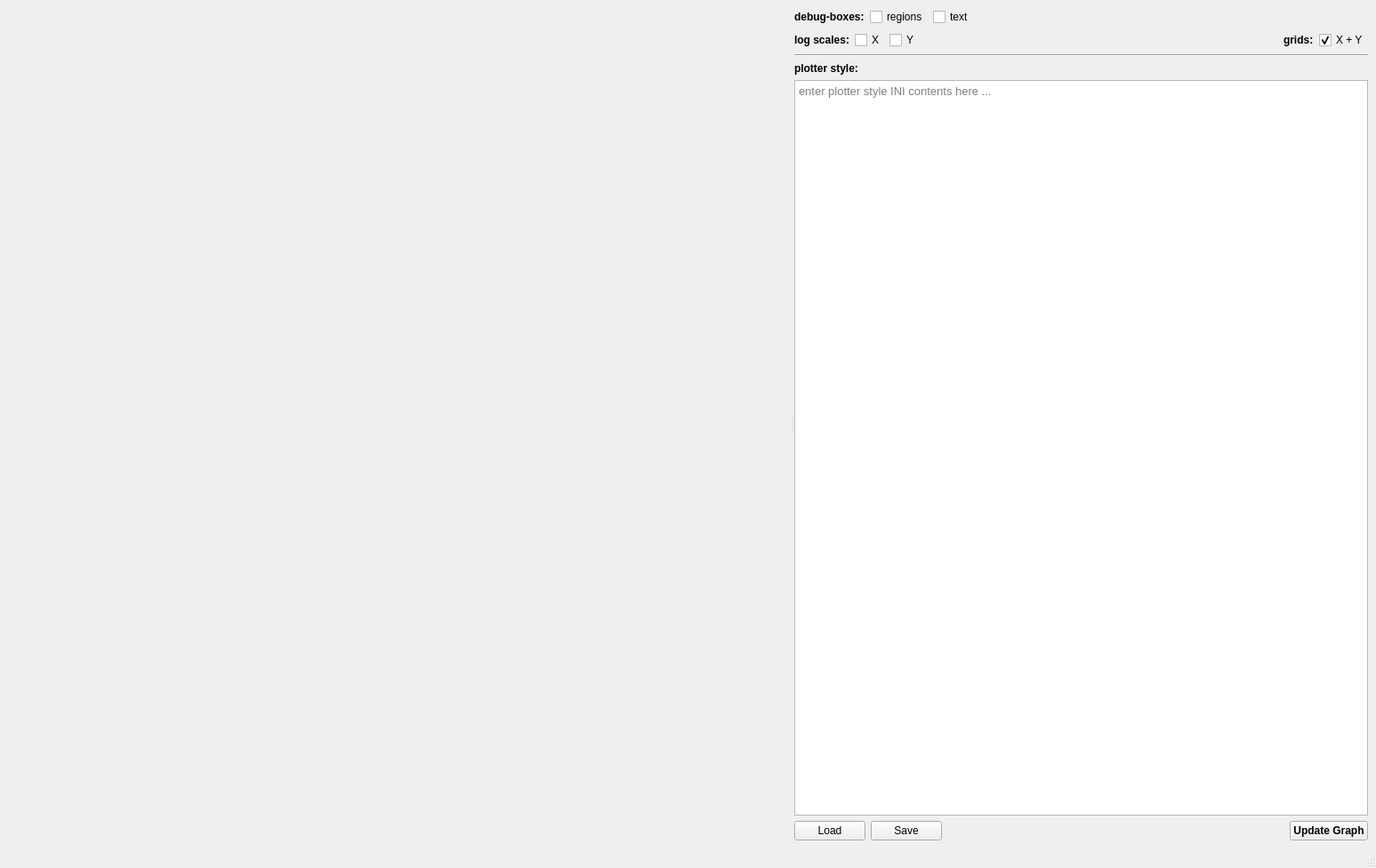
<?xml version="1.0" encoding="UTF-8"?>
<ui version="4.0">
 <class>TestStyling</class>
 <widget class="QMainWindow" name="TestStyling">
  <property name="geometry">
   <rect>
    <x>0</x>
    <y>0</y>
    <width>1547</width>
    <height>976</height>
   </rect>
  </property>
  <property name="windowTitle">
   <string>1: Tutorial/TestApp: JKQTPlotter Styling</string>
  </property>
  <widget class="QWidget" name="centralwidget">
   <layout class="QHBoxLayout" name="horizontalLayout_2">
    <item>
     <widget class="QSplitter" name="splitter">
      <property name="orientation">
       <enum>Qt::Horizontal</enum>
      </property>
      <property name="childrenCollapsible">
       <bool>false</bool>
      </property>
      <widget class="QWidget" name="layoutWidget_2" native="true">
       <layout class="QGridLayout" name="gridLayout_2">
        <item row="1" column="2">
         <widget class="JKQTPlotter" name="plot7" native="true"/>
        </item>
        <item row="0" column="1">
         <widget class="JKQTPlotter" name="plot2" native="true">
          <property name="minimumSize">
           <size>
            <width>200</width>
            <height>0</height>
           </size>
          </property>
         </widget>
        </item>
        <item row="0" column="2">
         <widget class="JKQTPlotter" name="plot3" native="true"/>
        </item>
        <item row="1" column="1">
         <widget class="JKQTPlotter" name="plot6" native="true"/>
        </item>
        <item row="0" column="0">
         <widget class="JKQTPlotter" name="plot1" native="true">
          <property name="minimumSize">
           <size>
            <width>200</width>
            <height>0</height>
           </size>
          </property>
         </widget>
        </item>
        <item row="1" column="0">
         <widget class="JKQTPlotter" name="plot5" native="true"/>
        </item>
        <item row="0" column="3">
         <widget class="JKQTPlotter" name="plot4" native="true"/>
        </item>
        <item row="1" column="3">
         <widget class="JKQTPlotter" name="plot8" native="true"/>
        </item>
       </layout>
      </widget>
      <widget class="QWidget" name="layoutWidget">
       <layout class="QVBoxLayout" name="verticalLayout">
        <item>
         <layout class="QHBoxLayout" name="horizontalLayout_3">
          <item>
           <widget class="QLabel" name="label_4">
            <property name="font">
             <font>
              <bold>true</bold>
             </font>
            </property>
            <property name="text">
             <string>debug-boxes:</string>
            </property>
           </widget>
          </item>
          <item>
           <widget class="QCheckBox" name="chkDebugBoxes">
            <property name="text">
             <string>regions</string>
            </property>
           </widget>
          </item>
          <item>
           <widget class="QCheckBox" name="chkDebugTextBoxes">
            <property name="text">
             <string>text</string>
            </property>
           </widget>
          </item>
          <item>
           <spacer name="horizontalSpacer_3">
            <property name="orientation">
             <enum>Qt::Horizontal</enum>
            </property>
            <property name="sizeHint" stdset="0">
             <size>
              <width>40</width>
              <height>20</height>
             </size>
            </property>
           </spacer>
          </item>
         </layout>
        </item>
        <item>
         <layout class="QHBoxLayout" name="horizontalLayout">
          <item>
           <widget class="QLabel" name="label">
            <property name="font">
             <font>
              <bold>true</bold>
             </font>
            </property>
            <property name="text">
             <string>log scales:</string>
            </property>
           </widget>
          </item>
          <item>
           <widget class="QCheckBox" name="chkLogX">
            <property name="text">
             <string>X</string>
            </property>
           </widget>
          </item>
          <item>
           <widget class="QCheckBox" name="chkLogY">
            <property name="text">
             <string>Y</string>
            </property>
           </widget>
          </item>
          <item>
           <spacer name="horizontalSpacer_2">
            <property name="orientation">
             <enum>Qt::Horizontal</enum>
            </property>
            <property name="sizeHint" stdset="0">
             <size>
              <width>40</width>
              <height>20</height>
             </size>
            </property>
           </spacer>
          </item>
          <item>
           <widget class="QLabel" name="label_2">
            <property name="font">
             <font>
              <bold>true</bold>
             </font>
            </property>
            <property name="text">
             <string>grids:</string>
            </property>
           </widget>
          </item>
          <item>
           <widget class="QCheckBox" name="chkGrid">
            <property name="text">
             <string>X + Y</string>
            </property>
            <property name="checked">
             <bool>true</bool>
            </property>
           </widget>
          </item>
         </layout>
        </item>
        <item>
         <widget class="Line" name="line">
          <property name="orientation">
           <enum>Qt::Horizontal</enum>
          </property>
         </widget>
        </item>
        <item>
         <layout class="QGridLayout" name="gridLayout">
          <item row="2" column="2">
           <spacer name="horizontalSpacer">
            <property name="orientation">
             <enum>Qt::Horizontal</enum>
            </property>
            <property name="sizeHint" stdset="0">
             <size>
              <width>40</width>
              <height>20</height>
             </size>
            </property>
           </spacer>
          </item>
          <item row="2" column="0">
           <widget class="QPushButton" name="btnLoad">
            <property name="text">
             <string>Load</string>
            </property>
           </widget>
          </item>
          <item row="2" column="3">
           <widget class="QPushButton" name="btnUpdate">
            <property name="font">
             <font>
              <bold>true</bold>
             </font>
            </property>
            <property name="text">
             <string>Update Graph</string>
            </property>
           </widget>
          </item>
          <item row="2" column="1">
           <widget class="QPushButton" name="btnSave">
            <property name="text">
             <string>Save</string>
            </property>
           </widget>
          </item>
          <item row="1" column="0" colspan="4">
           <widget class="JKQTPStylePlainTextEdit" name="plainTextEdit">
            <property name="font">
             <font>
              <pointsize>10</pointsize>
             </font>
            </property>
            <property name="lineWrapMode">
             <enum>QPlainTextEdit::NoWrap</enum>
            </property>
            <property name="placeholderText">
             <string>enter plotter style INI contents here ...</string>
            </property>
           </widget>
          </item>
          <item row="0" column="0" colspan="4">
           <widget class="QLabel" name="label_3">
            <property name="font">
             <font>
              <bold>true</bold>
             </font>
            </property>
            <property name="text">
             <string>plotter style:</string>
            </property>
           </widget>
          </item>
         </layout>
        </item>
       </layout>
      </widget>
     </widget>
    </item>
   </layout>
  </widget>
  <widget class="QMenuBar" name="menubar">
   <property name="geometry">
    <rect>
     <x>0</x>
     <y>0</y>
     <width>1547</width>
     <height>22</height>
    </rect>
   </property>
  </widget>
  <widget class="QStatusBar" name="statusbar"/>
 </widget>
 <customwidgets>
  <customwidget>
   <class>JKQTPlotter</class>
   <extends>QWidget</extends>
   <header>jkqtplotter/jkqtplotter.h</header>
   <container>1</container>
  </customwidget>
  <customwidget>
   <class>JKQTPStylePlainTextEdit</class>
   <extends>QPlainTextEdit</extends>
   <header>jkqtpstyleplaintextedit.h</header>
  </customwidget>
 </customwidgets>
 <resources/>
 <connections/>
</ui>
